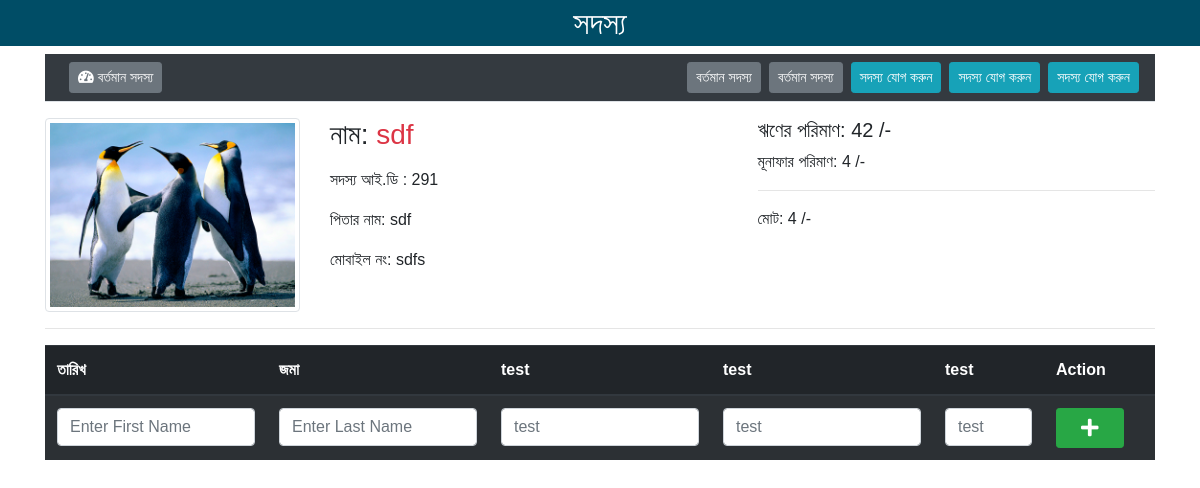
Screenshot of /single_view.php?id=291 with the database file from the repository.
### tables this page shows
CREATE TABLE `all_member_form_data` (
  `id` int(10) NOT NULL,
  `m_name` varchar(100) NOT NULL,
  `f_name` varchar(100) NOT NULL,
  `loan_date` varchar(20) NOT NULL,
  `phone_no` varchar(11) NOT NULL,
  `refer_name` varchar(100) NOT NULL,
  `present_addr` varchar(200) NOT NULL,
  `permanent_addr` int(200) NOT NULL,
  `loan_sirial` int(20) NOT NULL,
  `loan_amount` varchar(20) NOT NULL,
  `profit_amount` int(20) NOT NULL,
  `total_amount` int(20) NOT NULL,
  `premier_amount` int(20) NOT NULL,
  `savings_amount` int(20) NOT NULL,
  `image` varchar(200) NOT NULL
);

### single_view.php (the view, shortened to what this page needs)
<?php
include "sql_config.php";
$id = $_GET['id'];
$sql = "SELECT * FROM all_member_form_data WHERE id = $id";
$result = $conn->query($sql);
if ($result->num_rows > 0) {
  while($row = $result->fetch_assoc()) {
 ?>
<!DOCTYPE html>
<html lang="en">
    <head>
        <link href="https://cdnjs.cloudflare.com/ajax/libs/twitter-bootstrap/4.1.3/css/bootstrap.css" rel="stylesheet" id="bootstrap-css">
            <link href="https://cdn.datatables.net/1.10.19/css/dataTables.bootstrap4.min.css" rel="stylesheet" id="bootstrap-css">
        <link href="https://use.fontawesome.com/releases/v5.0.6/css/all.css" rel="stylesheet">
        <link href="css/style.css" rel="stylesheet">
        <link href="https://fonts.maateen.me/solaiman-lipi/font.css" rel="stylesheet">
    </head>
<body>
        <h2  class="text-white header-top-bg text-center pt-1 pb-1">সদস্য</h2>
<div class="container">
        <nav class="navbar navbar-expand-lg navbar-dark bg-dark border-bottom">
            <a href="running_member.php" class="btn btn-sm btn-secondary ml-2"><span><i class="fa fa-tachometer-alt"></i></span> বর্তমান সদস্য</a>
            <div class="collapse navbar-collapse" id="navbarSupportedContent">
            <ul class="navbar-nav ml-auto mt-2 mt-lg-0">
                <a href="running_member.php" class="btn btn-sm btn-secondary ml-2">বর্তমান সদস্য</a>
            <a href="running_member.php" class="btn btn-sm btn-secondary ml-2">বর্তমান সদস্য</a>
            <a href="add_member.php" class="btn btn-sm btn-info ml-2">সদস্য যোগ করুন</a>
            <a href="add_member.php" class="btn btn-sm btn-info ml-2">সদস্য যোগ করুন</a>
            <a href="add_member.php" class="btn btn-sm btn-info ml-2">সদস্য যোগ করুন</a>
            </ul>
            </div>
        </nav>
</div>
<div class="container mt-3">
    <div class="row">
        <div class="col-sm-3">
            <div class="text-center">
            <?php
                echo "<div id='img_div'>";
                echo "<img alt='image of ". $row["m_name"] ." '  class='img-thumbnail rounded' src='images/".$row['image']."' >";
                echo "</div>";
            ?>
            </div>
        </div>
        <div class="col-sm-9">
            <div class="row">
                <div class="col-sm-6">
                <h3 class="mb-3">নাম: <span class="text-danger"><?php echo $row["m_name"]; ?></span></h3>
                <p>সদস্য আই.ডি :  <?php echo $row["id"]; ?> </p>
                <p>পিতার নাম: <?php echo $row["f_name"]; ?> </p>
                <p>মোবাইল নং: <?php echo $row["phone_no"]; ?></p>
                </div>
                <div class="col-sm-6">
                <h5>ঋণের পরিমাণ: <?php echo $row["loan_amount"]; ?> /- </h5>
                <p>মূনাফার পরিমাণ: <?php echo $row["profit_amount"]; ?> /- </p>
                <hr>
                <p>মোট:  <?php echo $row["total_amount"]; ?> /- </p>
                </div>
            </div>
        </div>
    </div>
    <hr>
</div>
<?php
  }
} else {
  echo "0 results";
}
?>
<div class="container">
              <div class="table-responsive" ng-app="liveApp" ng-controller="liveController" ng-init="fetchData()">
                <form name="testform" ng-submit="insertData()">
                    <table class="table table-dark table-striped">
                        <thead>
                            <tr>
                                <th width="20%">তারিখ</th>
                                <th width="20%">জমা</th>
                                <th width="20%">test</th>
                                <th width="20%">test</th>
                                <th width="10%">test</th>
                                <th width="20%">Action</th>
                            </tr>
                        </thead>
                        <tbody>
                            <tr>
                                <td><input type="text" ng-model="addData.first_name" class="form-control" placeholder="Enter First Name" ng-required="true" /></td>
                                <td><input type="text" ng-model="addData.last_name" class="form-control" placeholder="Enter Last Name" ng-required="true" /></td>
                                <td><input type="text" ng-model="addData.test" class="form-control" placeholder="test" ng-required="true" /></td>
                                <td><input type="text" ng-model="addData.test" class="form-control" placeholder="test" ng-required="true" /></td>
                                <td><input type="text" ng-model="addData.test" class="form-control" placeholder="test" ng-required="true" /></td>
                                <td><button type="submit" style="font-size: 20px;" class="btn btn-success btn-sm pl-4 pr-4" ng-disabled="testform.$invalid"><i class="fas fa-plus"></i></button></td>
                            </tr>
                        </tbody>
                    </table>
                </form>
   </div>
  </div>
</body>
</html>

### single_view.php (style rules this page uses)
.header-top-bg { background: #004d66; }
body { font-family: 'SolaimanLipi', sans-serif !important; padding:0; margin:0; }

### rows the page displays
all_member_form_data: image (picture), m_name "sdf", id "291", f_name "sdf", phone_no "sdfs", loan_amount "42", profit_amount "4", total_amount "4"
